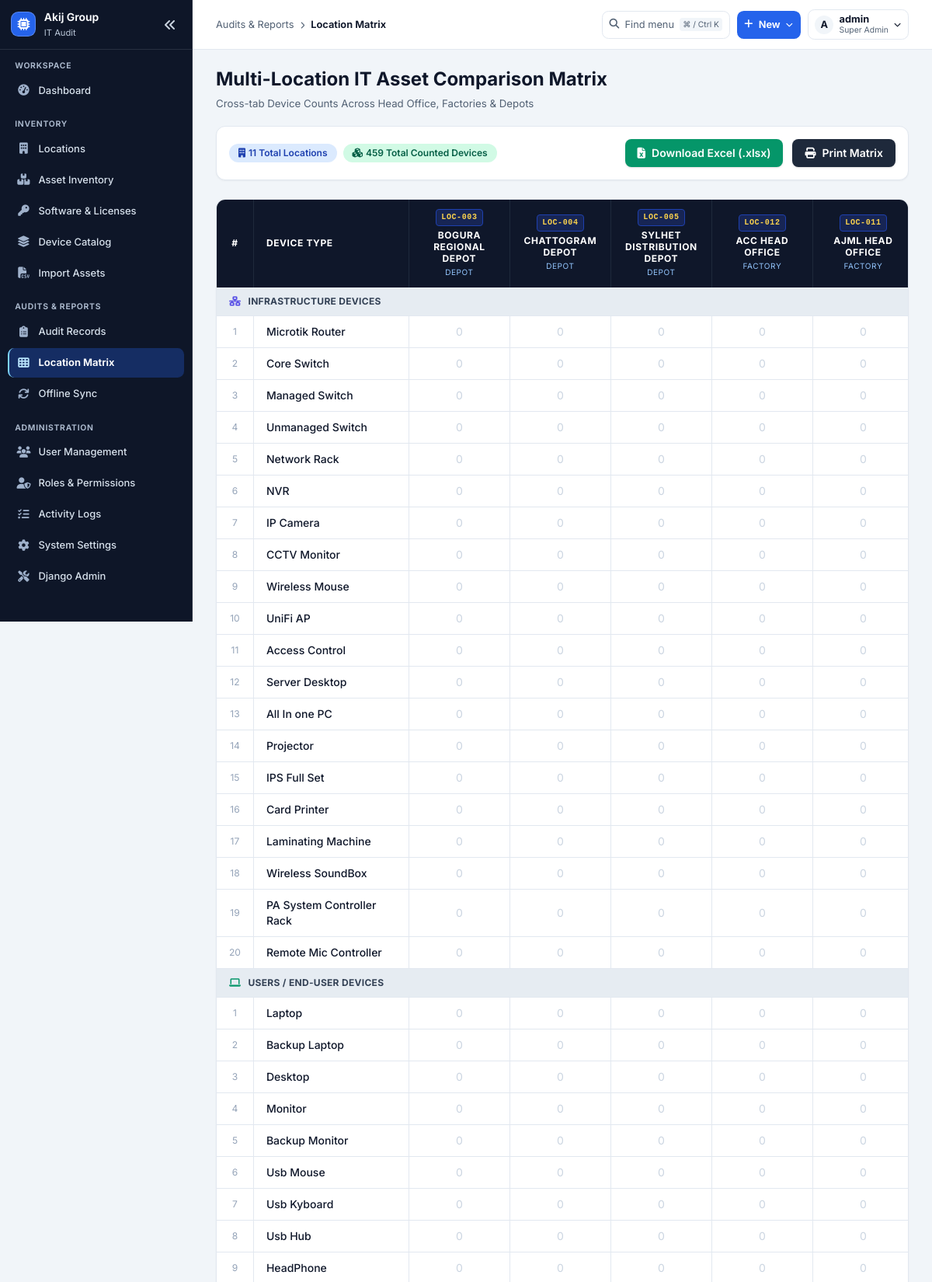
The page /matrix/ (signed in, upper part) on the database its author committed.
### apps/locations/models.py (models this page shows, shortened)
class Location(TimeStampedModel):
    LOCATION_TYPES = (
        ('HEAD_OFFICE', 'Head Office'),
        ('FACTORY', 'Factory'),
        ('WAREHOUSE', 'Warehouse'),
        ('DEPOT', 'Depot'),
        ('BRANCH', 'Branch'),
    )
    DIVISION_CHOICES = (
        ('Dhaka', 'Dhaka'),
        ('Chattogram', 'Chattogram'),
        ('Sylhet', 'Sylhet'),
        ('Rajshahi', 'Rajshahi'),
        ('Khulna', 'Khulna'),
        ('Barishal', 'Barishal'),
        ('Rangpur', 'Rangpur'),
        ('Mymensingh', 'Mymensingh'),
    )
    company = models.ForeignKey(Company, on_delete=models.CASCADE, related_name='locations')
    location_id = models.CharField(max_length=30, unique=True, null=True, blank=True, verbose_name="Location ID", db_index=True)
    name = models.CharField(max_length=150, verbose_name="Location Name")
    code = models.CharField(max_length=50, unique=True, verbose_name="Location Code")
    location_type = models.CharField(max_length=20, choices=LOCATION_TYPES, default='FACTORY', verbose_name="Location Type")
    address = models.TextField(blank=True, null=True, verbose_name="Address")
    city = models.CharField(max_length=100, blank=True, null=True, verbose_name="City")
    division = models.CharField(max_length=50, choices=DIVISION_CHOICES, blank=True, null=True, verbose_name="Division")
    parent_location = models.ForeignKey('self', on_delete=models.SET_NULL, null=True, blank=True, related_name='sub_locations', verbose_name="Parent Location")
    contact_person = models.CharField(max_length=120, blank=True, null=True, verbose_name="Contact Person")
    contact_number = models.CharField(max_length=50, blank=True, null=True, verbose_name="Contact Number")
    description = models.TextField(blank=True, null=True, verbose_name="Description")
    class Meta:
        ordering = ['location_type', 'name']
    @property
    def in_charge_name(self):
        return self.contact_person or ""
    @property
    def in_charge_phone(self):
        return self.contact_number or ""

### apps/devices/models.py (models this page shows, shortened)
class DeviceCategory(TimeStampedModel):
    CATEGORY_KEYS = (
        ('INFRASTRUCTURE', 'Infrastructure'),
        ('USERS', 'Users / End-User Devices'),
        ('LOGICAL', 'Software & Logical Assets'),
    )
    code = models.CharField(max_length=40, choices=CATEGORY_KEYS, unique=True)
    name = models.CharField(max_length=100)
    order = models.PositiveIntegerField(default=1)
    class Meta:
        verbose_name_plural = "Device Categories"
        ordering = ['order', 'name']

class DeviceType(TimeStampedModel):
    category = models.ForeignKey(DeviceCategory, on_delete=models.CASCADE, related_name='devices')
    name = models.CharField(max_length=120)
    tag_category_code = models.CharField(max_length=4, choices=TAG_CATEGORY_CHOICES, blank=True)
    order = models.PositiveIntegerField(default=1)
    is_count_only = models.BooleanField(default=False, help_text="False for individual asset tracking")
    remarks = models.CharField(max_length=255, blank=True, null=True)
    class Meta:
        ordering = ['category__order', 'order', 'name']
        unique_together = ('category', 'name')

### apps/reports/views.py (the view)
# urls.py: path('matrix/', matrix_view, name='matrix'),
@roles_required(*DASHBOARD_ROUTES)
def matrix_view(request):
    locations = visible_locations(request.user).order_by('location_type', 'name')
    categories = DeviceCategory.objects.prefetch_related('devices').all().order_by('order')
    items = AuditItem.objects.filter(audit_session__location__in=locations).select_related('audit_session__location', 'device_type')
    matrix = {}
    loc_totals = {loc.id: 0 for loc in locations}
    grand_total = 0
    for itm in items:
        dev_id = itm.device_type_id
        loc_id = itm.audit_session.location_id
        if dev_id not in matrix:
            matrix[dev_id] = {}
        matrix[dev_id][loc_id] = matrix[dev_id].get(loc_id, 0) + itm.total_qty
        loc_totals[loc_id] += itm.total_qty
        grand_total += itm.total_qty
    category_data = []
    for cat in categories:
        dev_list = []
        for dev in cat.devices.all():
            counts = [matrix.get(dev.id, {}).get(loc.id, 0) for loc in locations]
            row_total = sum(counts)
            dev_list.append({
                'device': dev,
                'counts': counts,
                'total': row_total
            })
        category_data.append({
            'category': cat,
            'devices': dev_list
        })
    context = {
        'locations': locations,
        'category_data': category_data,
        'loc_totals': [loc_totals[loc.id] for loc in locations],
        'grand_total': grand_total,
    }
    return render(request, 'reports/matrix.html', context)

### templates/reports/matrix.html (shortened to what this page needs)
{% extends 'base.html' %}
{% block header_title %}Multi-Location IT Asset Comparison Matrix{% endblock %}
{% block header_subtitle %}Cross-tab Device Counts Across Head Office, Factories & Depots{% endblock %}
{% block content %}
<div class="space-y-6">
    <div class="bg-white p-4 rounded-xl border border-slate-200 shadow-sm flex items-center justify-between">
        <div class="flex items-center space-x-2">
            <span class="inline-flex items-center px-3 py-1 rounded-full text-xs font-semibold bg-blue-100 text-blue-800">
                <i class="fa-solid fa-building mr-1"></i> {{ locations|length }} Total Locations
            </span>
            <span class="inline-flex items-center px-3 py-1 rounded-full text-xs font-semibold bg-emerald-100 text-emerald-800">
                <i class="fa-solid fa-cubes mr-1"></i> {{ grand_total }} Total Counted Devices
            </span>
        </div>
        <div class="flex items-center space-x-3">
            <a href="{% url 'export_excel_matrix' %}" class="inline-flex items-center space-x-2 bg-emerald-600 hover:bg-emerald-700 text-white text-sm font-semibold px-4 py-2 rounded-lg shadow transition">
                <i class="fa-solid fa-file-excel"></i>
                <span>Download Excel (.xlsx)</span>
            </a>
            <button onclick="window.print()" class="inline-flex items-center space-x-2 bg-slate-800 hover:bg-slate-900 text-white text-sm font-semibold px-4 py-2 rounded-lg shadow transition">
                <i class="fa-solid fa-print"></i>
                <span>Print Matrix</span>
            </button>
        </div>
    </div>
    <div class="bg-white rounded-xl border border-slate-200 shadow-sm overflow-hidden">
        <div class="overflow-x-auto">
            <table class="w-full text-left border-collapse text-sm">
                <thead>
                    <tr class="bg-slate-900 text-white font-semibold text-xs uppercase tracking-wider">
                        <th class="px-4 py-3.5 border-r border-slate-800 w-12 text-center">#</th>
                        <th class="px-4 py-3.5 border-r border-slate-800 min-w-[200px]">Device Type</th>
                        {% for loc in locations %}
                        <th class="px-4 py-3 border-r border-slate-800 text-center min-w-[130px]">
                            <span class="inline-block bg-blue-950 text-[10px] text-amber-300 font-mono font-bold px-1.5 py-0.5 rounded border border-blue-800 mb-1">{{ loc.location_id }}</span>
                            <span class="block text-white font-bold leading-tight">{{ loc.name }}</span>
                            <span class="block text-[10px] text-blue-300 font-normal mt-0.5">{{ loc.get_location_type_display }}</span>
                        </th>
                        {% endfor %}
                    </tr>
                </thead>
                <tbody class="divide-y divide-slate-200">
                    {% for cat_data in category_data %}
                    <tr class="bg-slate-100 font-bold text-slate-800 text-xs">
                        <td colspan="{{ locations|length|add:3 }}" class="px-4 py-2.5 uppercase tracking-wide bg-slate-200/70 text-slate-700">
                            <i class="fa-solid {% if cat_data.category.code == 'INFRASTRUCTURE' %}fa-network-wired text-indigo-600{% else %}fa-laptop text-emerald-600{% endif %} mr-1.5"></i>
                            {{ cat_data.category.name }}
                        </td>
                    </tr>
                    {% for item in cat_data.devices %}
                    <tr class="hover:bg-blue-50/40 transition">
                        <td class="px-4 py-2.5 text-center text-slate-400 text-xs border-r border-slate-200">{{ forloop.counter }}</td>
                        <td class="px-4 py-2.5 font-medium text-slate-900 border-r border-slate-200">{{ item.device.name }}</td>
                        {% for count in item.counts %}
                        <td class="px-4 py-2.5 text-center border-r border-slate-200 {% if count > 0 %}font-bold text-slate-900 bg-slate-50/50{% else %}text-slate-300{% endif %}">
                            {{ count }}
                        </td>
                        {% endfor %}
                    </tr>
                    {% endfor %}
                    {% endfor %}
                </tbody>
            </table>
        </div>
    </div>
</div>
{% endblock %}

### templates/navigation/sidebar.html (shortened to what this page needs)
<aside id="portal-sidebar" class="portal-sidebar no-print" data-collapsed="{{ portal.sidebar_collapsed|yesno:'true,false' }}" data-account="{{ request.user.pk }}">
    <div class="portal-sidebar-heading">
        <a class="portal-identity" href="{% url 'dashboard' %}" title="{{ portal.group_name|default:portal.organization_name }}">
            <span class="portal-identity-logo">
                {% firstof portal.sidebar_logo portal.application_logo portal.group_logo as sidebar_logo %}
                {% if sidebar_logo %}<img src="{{ sidebar_logo }}" alt="">{% else %}<i class="fa-solid fa-microchip" aria-hidden="true"></i>{% endif %}
            </span>
            <span class="portal-identity-copy">
                <strong>{{ portal.group_name|default:portal.organization_name }}</strong>
                <small>{{ portal.application_short_name }}</small>
            </span>
        </a>
        <button type="button" class="portal-icon-button portal-sidebar-collapse" data-sidebar-collapse aria-controls="portal-primary-navigation" aria-expanded="{{ portal.sidebar_collapsed|yesno:'false,true' }}" aria-label="{% if portal.sidebar_collapsed %}Expand sidebar{% else %}Collapse sidebar{% endif %}">
            <i class="fa-solid fa-angles-left" aria-hidden="true"></i>
        </button>
    </div>
    <nav id="portal-primary-navigation" class="portal-primary-navigation" aria-label="Main navigation">
        {% for group in nav_sections %}
        <section class="portal-nav-group" aria-labelledby="portal-nav-group-{{ forloop.counter }}">
            <h2 id="portal-nav-group-{{ forloop.counter }}" class="portal-nav-heading">{{ group.label }}</h2>
            <ul>
                {% for link in group.links %}
                <li><a href="{{ link.url }}" class="portal-nav-link" title="{{ link.label }}" {% if link.current %}aria-current="{{ link.current }}"{% endif %}>
                    <i class="fa-solid {{ link.icon }}" aria-hidden="true"></i>
                    <span class="portal-nav-label">{{ link.label }}</span>
                </a></li>
                {% endfor %}
            </ul>
        </section>
        {% endfor %}
    </nav>
</aside>

### templates/navigation/actions.html (shortened to what this page needs)
<div class="portal-toolbar-actions">
    {% if nav_sections %}
    <button type="button" class="portal-quick-button" data-open-command aria-label="Find in navigation" aria-keyshortcuts="Control+k Meta+k">
        <i class="fa-solid fa-magnifying-glass" aria-hidden="true"></i>
        <span>Find menu</span><kbd>⌘ / Ctrl K</kbd>
    </button>
    <details class="portal-popover">
        <summary class="portal-create-button"><i class="fa-solid fa-plus" aria-hidden="true"></i><span>New</span><i class="fa-solid fa-chevron-down portal-chevron" aria-hidden="true"></i></summary>
    </details>
    {% endif %}
    {% if request.user.is_authenticated %}
    <details class="portal-popover">
        <summary class="portal-account-button" aria-label="Account menu">
            <span class="portal-avatar" aria-hidden="true">{{ request.user.username|slice:':1'|upper }}</span>
            <span class="portal-account-label"><strong>{{ request.user.get_short_name|default:request.user.username }}</strong><small>{{ administration_role|default:'User' }}</small></span>
            <i class="fa-solid fa-chevron-down portal-chevron" aria-hidden="true"></i>
        </summary>
    </details>
    {% endif %}
</div>

### rows shown on the page
Location: group_name "Akij Group"
Location: location_id "LOC-003", name "BOGURA REGIONAL DEPOT", location_type "DEPOT"
Location: location_id "LOC-004", name "CHATTOGRAM DEPOT", location_type "DEPOT"
Location: location_id "LOC-005", name "SYLHET DISTRIBUTION DEPOT", location_type "DEPOT"
Location: location_id "LOC-012", name "ACC HEAD OFFICE", location_type "FACTORY"
Location: location_id "LOC-011", name "AJML HEAD OFFICE", location_type "FACTORY"
DeviceCategory: category.name "INFRASTRUCTURE DEVICES"
DeviceType: device.name "Microtik Router", counts "0" "0" "0" "0" "0"
DeviceType: device.name "Core Switch", counts "0" "0" "0" "0" "0"
DeviceType: device.name "Managed Switch", counts "0" "0" "0" "0" "0"
DeviceType: device.name "Unmanaged Switch", counts "0" "0" "0" "0" "0"
DeviceType: device.name "Network Rack", counts "0" "0" "0" "0" "0"
DeviceType: device.name "NVR", counts "0" "0" "0" "0" "0"
DeviceType: device.name "IP Camera", counts "0" "0" "0" "0" "0"
DeviceType: device.name "CCTV Monitor", counts "0" "0" "0" "0" "0"
DeviceType: device.name "Wireless Mouse", counts "0" "0" "0" "0" "0"
DeviceType: device.name "UniFi AP", counts "0" "0" "0" "0" "0"
DeviceType: device.name "Access Control", counts "0" "0" "0" "0" "0"
DeviceType: device.name "Server Desktop", counts "0" "0" "0" "0" "0"
DeviceType: device.name "All In one PC", counts "0" "0" "0" "0" "0"
DeviceType: device.name "Projector", counts "0" "0" "0" "0" "0"
DeviceType: device.name "IPS Full Set", counts "0" "0" "0" "0" "0"
DeviceType: device.name "Card Printer", counts "0" "0" "0" "0" "0"
DeviceType: device.name "Laminating Machine", counts "0" "0" "0" "0" "0"
DeviceType: device.name "Wireless SoundBox", counts "0" "0" "0" "0" "0"
DeviceType: device.name "PA System Controller Rack", counts "0" "0" "0" "0" "0"
DeviceType: device.name "Remote Mic Controller", counts "0" "0" "0" "0" "0"
DeviceCategory: category.name "USERS / END-USER DEVICES"
DeviceType: device.name "Laptop", counts "0" "0" "0" "0" "0"
DeviceType: device.name "Backup Laptop", counts "0" "0" "0" "0" "0"
DeviceType: device.name "Desktop", counts "0" "0" "0" "0" "0"
DeviceType: device.name "Monitor", counts "0" "0" "0" "0" "0"
DeviceType: device.name "Backup Monitor", counts "0" "0" "0" "0" "0"
DeviceType: device.name "Usb Mouse", counts "0" "0" "0" "0" "0"
DeviceType: device.name "Usb Kyboard", counts "0" "0" "0" "0" "0"
DeviceType: device.name "Usb Hub", counts "0" "0" "0" "0" "0"
DeviceType: device.name "HeadPhone", counts "0" "0" "0" "0" "0"

### other values the page prints
{{ portal.application_short_name }} "IT Audit"
{{ group.label }} "WORKSPACE" "INVENTORY" "AUDITS & REPORTS" "ADMINISTRATION"
{{ link.label }} "Dashboard" "Locations" "Asset Inventory" "Software & Licenses" "Device Catalog" "Import Assets" "Audit Records" "Location Matrix" "Offline Sync" "User Management" "Roles & Permissions" "Activity Logs" "System Settings" "Django Admin"
{{ nav_current.group }} "Audits & Reports"
{{ nav_current.label }} "Location Matrix"
{{ request.user.username|slice:':1'|upper }} "A"
{{ request.user.get_short_name|default:request.user.username }} "admin"
{{ administration_role|default:'User' }} "Super Admin"
{{ locations|length }} "11"
{{ grand_total }} "459"
